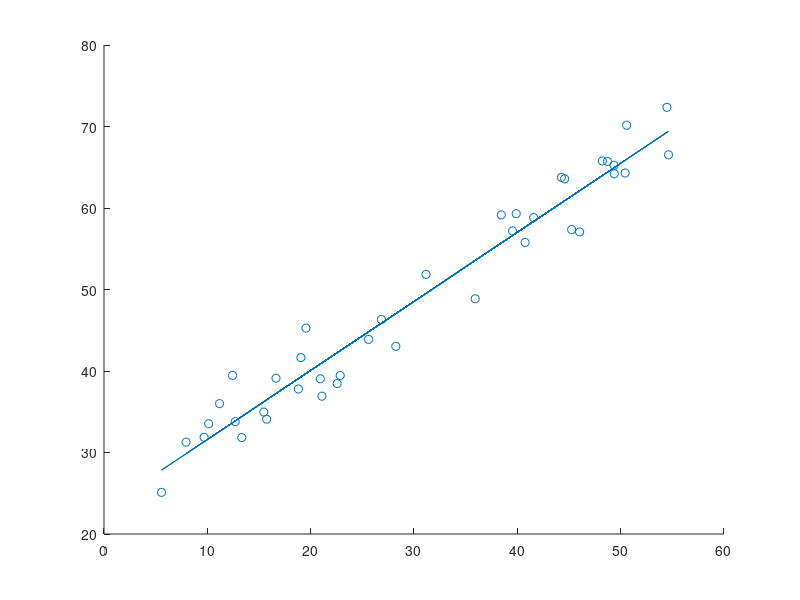

Here is the MATLAB script that generated this plot:
%% EXERCICE 1 : Creation de tableaux, accès à un élément

% A tester
% 
% % L'espace ou la virgule sont equivalents pour definir les tableaux.
% 

% L1 = [10 20 30 40]
% L2 = [5, 10, 15, 20]
 
% 
% % Creation d'un vecteur colonne
% % Le point virgule permet de passer a la ligne suivante.
% 

% C1 = [10; 20; 30; 40]

 
%
% % Acces a un element d'un tableau. Les indices commencent a 1
%
 
% L2(1)
% C1(2)

% 
% % definition d'une matrice 3x3
%
 
%M1 = [ 10 20 30 ; 40 50 60; 70 80 90]

% 
% % taille d'un tableau
% 

% size(L1)
% size(C1)
% size(M1)

% 
% % La taille est une structure 
% % Premiere valeur : le nombre de lignes
% % Seconde valeur  : le nombre de colonnes
% 
 
% size(L1, 1)
 %size(L1, 2)
 
% size(C1, 1)
 %size(C1, 2)
 
%nbLig = size(M1, 1)
%nbCol = size(M1, 2)

% 
% % Acceder aux elements d'un tableau 2D (indiceLigne, indiceColonne)
% 
% 

 %iL = 2;
 %iC = 3;
 %M1(iL, iC)

%
% % Extraire une colonne
%
 
%M1(:,1)
%M1(:,3)
 
% 
% % Extraire une ligne 
% 
 
% M1(2,:)

%
% %  Extraire un sous-tableau
%
 
% M1(2:3,1:2)
 
% 
% % Supprimer des lignes. Modifie le tableau
%
 
% M1(2:3,:) = []

% 
% % Supprimer des colonnes
% 
 
% M1(:,2:3) = []


% 
% % Fonctions predefinies de creation de tableaux
% 
 
% M2 = zeros(3) % tableau 3x3!
 
% M3 = zeros(1,3)
 
% M4 = ones(2,4)

% Id = eye(2,3) % tableau 2x3 rempli de 0 avec 1 sur diagonale depuis haut gauche 

%
% % Tableau de valeurs parcourant un intervalle
%
 
% V1 = 1:10 % pas entier de 1 par defaut

% V2 = 1:0.2:5

% M5 = [1:1:5;2:1:6]

%
% %  Creer un tableau à partir de ses lignes
% 

 %T1 = [5 1 3]
 %T2 = [10 4 2]
 %T3 = [3 5 0]
 %M6 = [T1; T2; T3] 

% ou 
% M6 =  vertcat(T1, T2, T3)

% 
% % Concaténer des tableaux 1D
%

% M7 = [T1 T2 T3]
% ou
% M7 = horzcat(T1, T2, T3)
 


%  
% % Dupliquer une matrice
% 
 
%M8 = [1 2 3 ; 4 5 6]
%M9 = repmat(M8, 3, 2)

%  
% % Redimensionner une matrice
% % le nombre d'elements est le meme avant et apres
% % le parcours colonne par colonne donne la meme suite d'elements
%

%M10 = reshape(M9, size(M9,2)/2, size(M9,1)*2)

% 
% % Creer un tableau aleatoirement.
%  

 %V3 = rand(1, 10) % parametres = dimension du tableau

 %M11 = rand(5, 3)

 %M12 = randi(50, 2, 20)


%% EXERCICE 2 : Trier un tableau 

% A tester

 %V4 = sort(V3)

% M13 = reshape(V4, 2, 5)

%M11= sort(M11, 2) % chaque colonne est triée

%M11 =sort(M11, 1) % chaque ligne est triée


% A ecrire
% ...
%M = randi(100,4,9)

% Methode de tri 1
%M = sort(M,1)
%M = sort(M,2) 

%Methode de tri 2 correct
%M = reshape(M,1,36)
%M= sort(M,2)
%M = reshape(M,9,4)'





 
%% EXERCICE 3 : Indexation logique

% A tester
%
% % Chercher des elements dans un tableau, B1 est un tableau de booleens
% 

 %V5 = randi(25,1,200)
 %B1 = V5>20

% 
% % V6 contient les valeurs de V5 qui sont superieures a 20
%

 %V6 = V5(B1)
% ou
% V6 = V5(V5>20)

%
% % Index contient les indices dans V5 ou les elements sont superieurs a 20. 
%
 %Index = find(V5 > 20)

% A ecrire

Va = randi(25,1,17)
Vb = randi(25,1,17)

Vma = Va>Vb
vmb= ~Vma
max=(Vma.*Va)+(vmb.*Vb)


%Vmax= max(Va,Vb) 


%% EXERCICE 4 : opérations arithmétiques sur vecteurs et matrices

% A tester

%Mat1 = randi(20, 10, 10)

%Mat2 = randi (20, 10, 10)

%VecLigne = randi (20, 1, 10)

%VecCol = VecLigne' % equivalent a VecCol = transpose (VecLigne)
 
%
% % Addition et soustraction - fonctionne sur des matrices de meme taille
%
  
  % Mat3 = Mat1 + Mat2
 %  Mat4 = Mat1 - Mat2
   
%
% % Somme des éléments d'une matrice
% 

 %S1 = sum(VecLigne)
 %S2 = sum(VecCol)
 %S3 = sum(Mat1) % somme colonne par colonne
 %S4 = sum(Mat1, 1) % idem 
 %S5 = sum(Mat1, 2) % somme ligne par ligne


% 
% % Multiplication de deux matrices (attention a la coherence des dimensions)
% 

 %Mat5 = Mat1*Mat2

 %Mat6 = Mat1 .* Mat2

 %Vec1 = Mat1 * VecCol
 
 %Vec2 = VecLigne * Mat2
 
 %Mat7 = VecCol * VecLigne
 
 %ProduitScalaire =  VecLigne * VecCol

%
% % Inversion et resolution de systeme lineaire
% 

% InvMat3 = inv(Mat3)  % inverser une matrice (si elle est inversible)


% Res = Mat3\VecCol
% ou
% Res1= InvMat3*VecCol
 

%% EXERCICE 5 : affichage 

% A tester

%
% % Affichage d'une courbe définie par les coordonnées de ses points
%

% X = -10:0.1:10;
% Y = normpdf(X, 0, 10);

% plot(X, Y)
% ou 
% plot(X, Y, 'g--x')
% ou 
 %scatter(X, Y)

%
% % On peut superposer plusieurs affichage dans la meme figure
%

% Y2 = normpdf(X, 3, 2);
% hold on;
%  plot(X, Y)
%  plot(X, Y2)
%  hold off; 

%
% % On peut creer plusieurs figures en meme temps
%
%  close all % pour fermer d'autres figures creees precedemment
%  figure('Name', 'loi normale de moyenne 0')
%  plot(X, Y)
%  figure('Name', 'loi normale de moyenne 3')
%  plot(X, Y2)


%
% % utilisation de la fonction parabole (fichier parabole.m)
%

 %close all
 %axis auto;
% X = -100: 100;
 %Y = parabole(X);
 %plot(X, Y)

% ou 
 %fplot('parabole',[-100 100])

%
% % en 3D
%


%  mu = [0 0];
%  sigma = [2 1; 1 3];

%  x1 = -10:0.5:10;
%  y1 = -10:0.5:10;
% 
%  [X,Y] = meshgrid(x1, y1);
% 
%  Z = mvnpdf([X(:) Y(:)], mu, sigma);
% 
%  S = reshape(Z,length(x1),length(y1));
% 
% surf(x1, y1, S);
% ou 
% scatter3(X(:), Y(:), Z)

%  caxis([min(S(:))-.5*range(S(:)),max(S(:))]);
% 
%  axis([-10 10 -10 10 0 .2])
% 
%  xlabel('x'); ylabel('y'); zlabel('Probability Density');

% A ecrire
% ...

%vd = [1 2];
%p = [1 1];

%vn = [-2 1]

%x = [-10 10]
%y = droite2DVD(x,vd,p)
%figure('Name','Droite2DVD')
%plot(x, y)

%y = droite2DNorm(x, vn, p)
%figure('Name','Droite2DNorm')
%plot(x,y)

% Régression Linéaire 
m = 40;
sizeNoise = 10;
x = rand(m,1).*50 + 5;
noise = rand(m,1) * sizeNoise;
pente = 0.8;
c =  20;
y = c + pente*x + noise;

T1 = (m * sum(x.*y) - sum(sum(x)*sum(y))) / (m * sum(x.*x) - (sum(x) * sum(x)))
T0 = (sum(y) - T1 * sum(x)) / m 

figure('Name','Nuage de points + regression lineaire')
hold on 
scatter(x,y)
plot(x, (T1*x + T0))
hold off

%figure('Name','Regress')
%hold on
%scatter(x,y)
%plot(x, (regress(x,y) * x + T0 ))
%hold off

function y = droite2DVD (x, vd ,p)
    vd = vd(2) / vd(1)
    b = p(2) - vd * p(1);
    y = vd * x + b;
end

function y = droite2DNorm (x, n, p)
     n = [n(2) -n(1)]
     y = droite2DVD(x, n, p)
end

